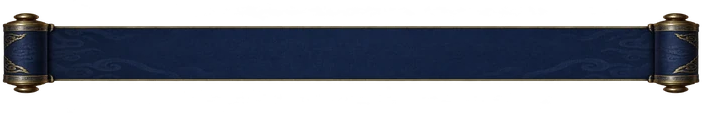
#> input picture assets/ui/scroll/scroll-silk-picker.webp, 702 x 113 px
$ python split_strip.py ../../../assets/ui/scroll/scroll-silk-picker.webp 5 out.png
#> lines starting #> are read from the running program, lines starting #| are printed output that depends on the picture
from pathlib import Path
import sys
from PIL import Image

source = Image.open(sys.argv[1]).convert('RGBA')
#> source is the input picture: PIL image 702x113 RGBA; mean R, G, B, A 29, 32.7, 46.6, 125.7
frames = int(sys.argv[2])
output = Path(sys.argv[3])
output.mkdir(parents=True, exist_ok=True)
cell_width = source.width / frames
#> cell_width = 140.4
for index in range(frames):
    frame = source.crop((round(index * cell_width), 0, round((index + 1) * cell_width), source.height))
    bounds = frame.getchannel('A').getbbox()
    if not bounds:
        continue
    subject = frame.crop(bounds)
    scale = 512 / subject.height
    subject = subject.resize((round(subject.width * scale), 512), Image.Resampling.LANCZOS)
    canvas = Image.new('RGBA', (768, 768))
    canvas.alpha_composite(subject, (192 - round(subject.width * 0.30), 112))
    canvas.save(output / f'{index:02}.png')
#> this loop made 5 passes
#> bounds on passes 1 to 5: (0, 0, 140, 113), (0, 3, 141, 112), (0, 6, 140, 105), (0, 6, 141, 109), (0, 7, 140, 96)
#> pass 1, `frame = source.crop((round(index * cell_width), 0, round((index + 1) *..`:
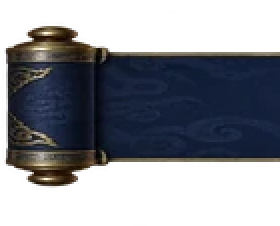
#> frame: PIL image 140x113 RGBA (shown 2 times larger); mean R, G, B, A 34.9, 36, 52.1, 130.6; transparent parts drawn white
#> pass 1, `subject = subject.resize((round(subject.width * scale), 512), Image.Re..`:
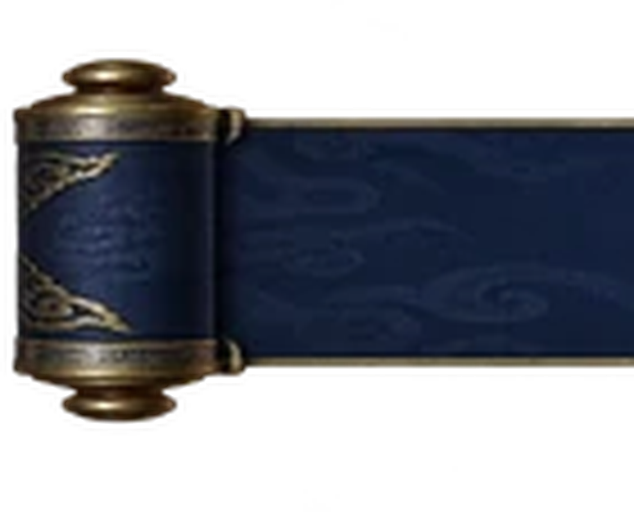
#> subject: PIL image 634x512 RGBA; mean R, G, B, A 20.1, 22.3, 28.3, 130.7; transparent parts drawn white
#> pass 1, `canvas.save(output / f'{index:02}.png')`:
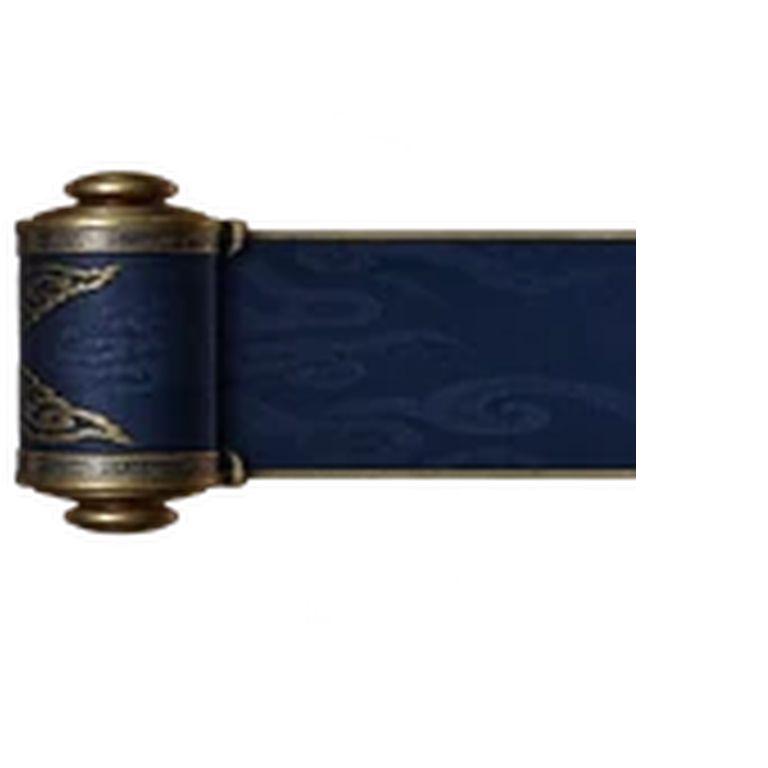
#> saved as 00.png: PIL image 768x768 RGBA; mean R, G, B, A 11.1, 12.3, 15.6, 72; transparent parts drawn white
#> after the loop:
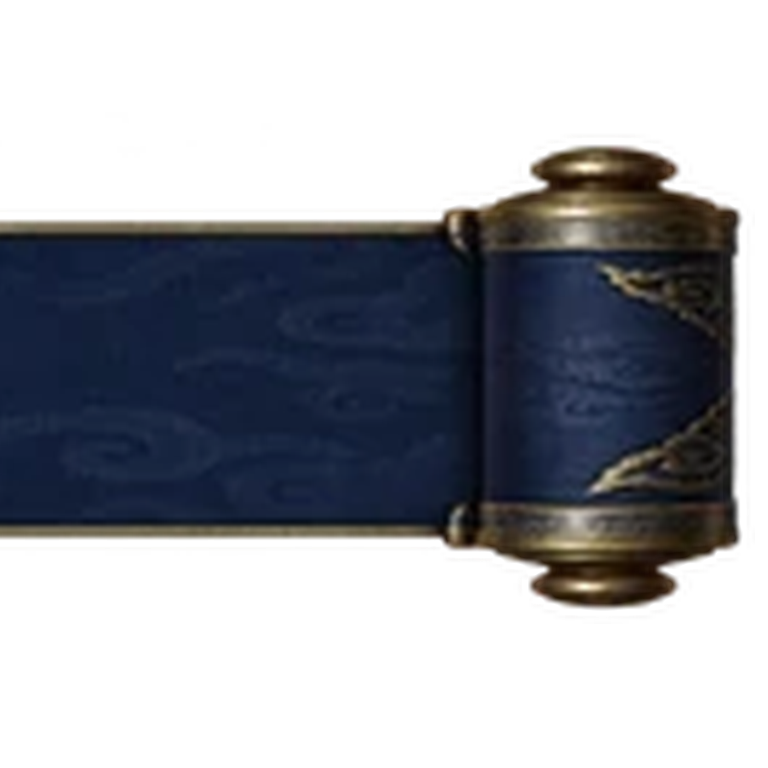
#> canvas: PIL image 768x768 RGBA; mean R, G, B, A 17.2, 19, 24.2, 109.4; transparent parts drawn white
#> after the loop:
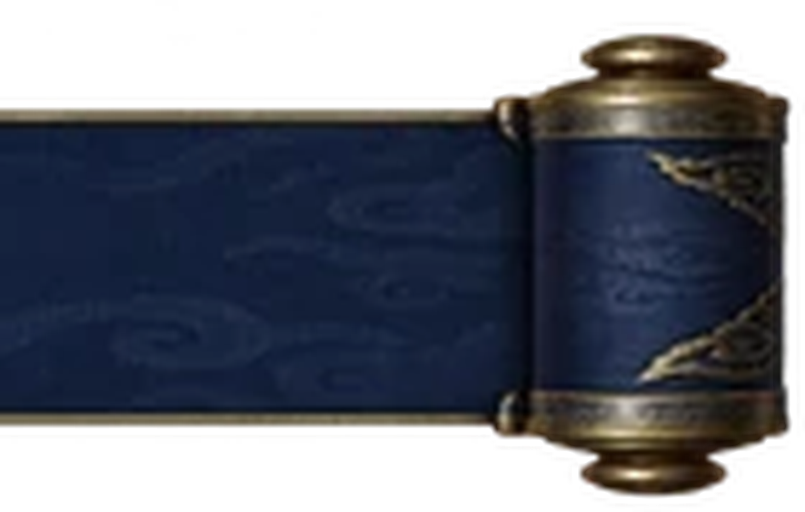
#> subject: PIL image 805x512 RGBA; mean R, G, B, A 25.8, 28.8, 37.1, 166.2; transparent parts drawn white
